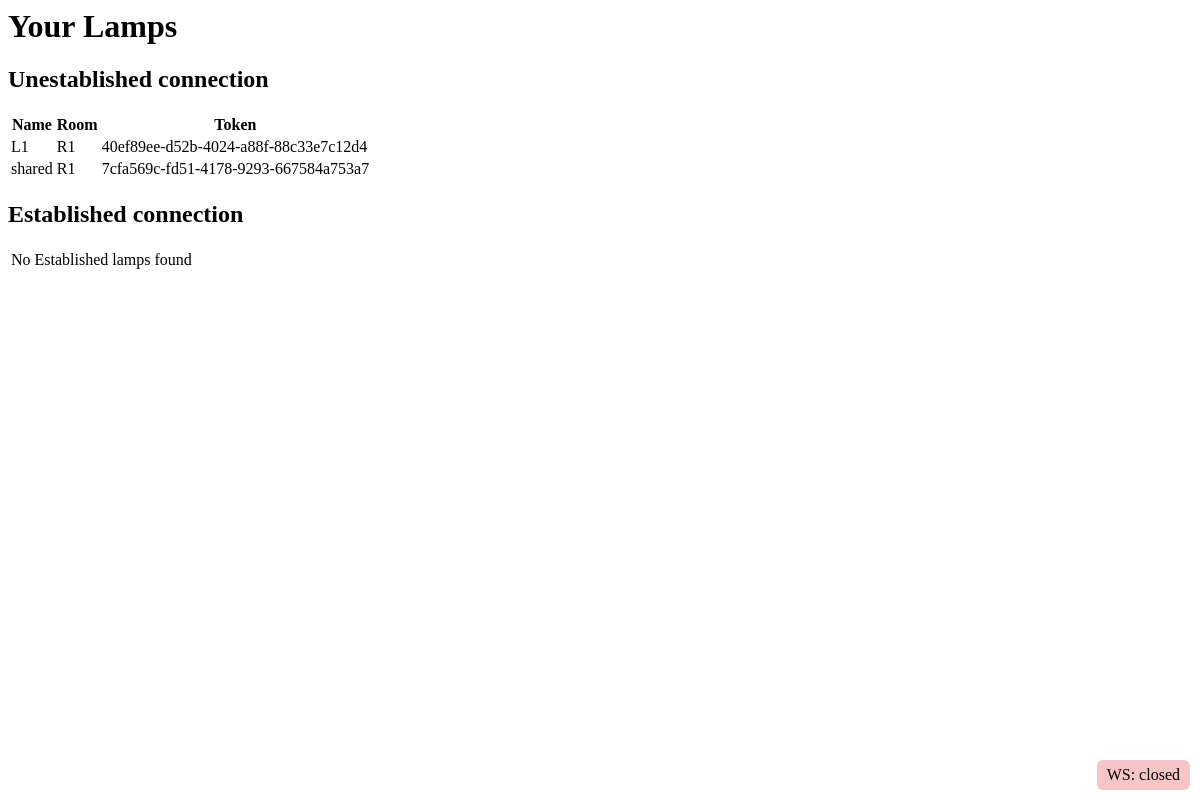
The app's page /Profile/ (signed in), older data.
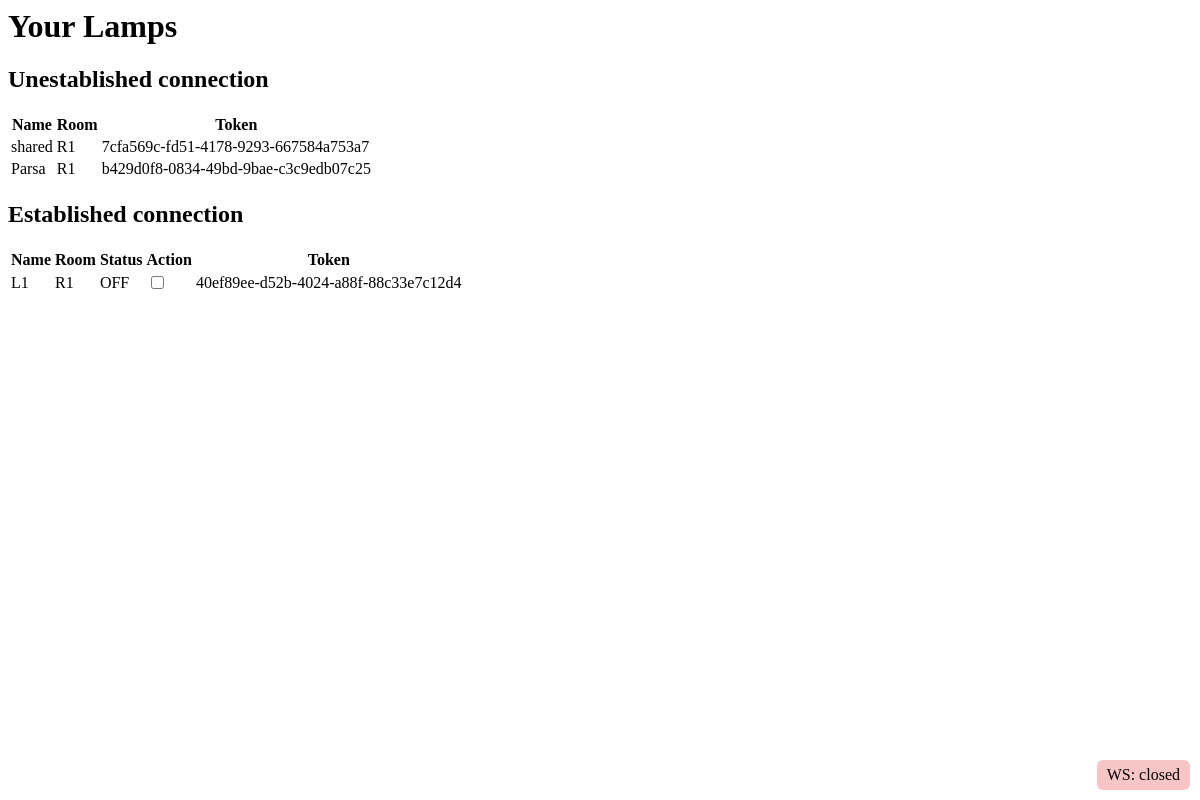
The same page, newer data.
### Places_Lamp/models.py (models this page shows, shortened)
class Lamp(models.Model):
    name = models.CharField(max_length=255 , blank=True , unique=True)
    status = models.BooleanField(default=False)  # True = on, False = off
    connection = models.BooleanField(default=False) # connection is false until we recive msg ESP connected
    room = models.ForeignKey(Room, on_delete=models.CASCADE, related_name='lamps')
    shared_with = models.ManyToManyField(
        settings.AUTH_USER_MODEL,
        blank=True,
        related_name="shared_lamps"
    )# we can have multy access
    token = models.UUIDField(default=uuid.uuid4, editable=False, unique=True)  # 🔒 secret key
    class Meta:
        unique_together = ("room", "name")  # avoid global uniqueness clash

class Room(models.Model):
    name = models.CharField(max_length=255 , blank=True , unique=True)
    home = models.ForeignKey(Home, on_delete=models.CASCADE, related_name='rooms')

### Places_Lamp/views.py (the view)
# urls.py: path("" , views.Profile.as_view() , name="profile"),
class Profile(LoginRequiredMixin, View) :
    template_name = 'Places_Lamp/profile.html'
    def get(self, request):
        owned_homes = request.user.places.all()
        owned_lamps = []
        for home in owned_homes:
            for room in home.rooms.all():
                owned_lamps.extend(list(room.lamps.all()))
        shared_lamps = request.user.shared_lamps.all()
        established_lamps , unestablished_lamps = [] , []
        for lamp in (owned_lamps+list(shared_lamps)) :
            if lamp.connection == True :
                established_lamps.append(lamp)
            else :
                unestablished_lamps.append(lamp)
        return render(request, self.template_name, {"established_lamps": established_lamps , "unestablished_lamps" : unestablished_lamps})

### templates/Places_Lamp/profile.html (shortened to what this page needs)
<h1>Your Lamps</h1>
<h2>Unestablished connection</h2>
<table id="unestablished-table">
  {% if unestablished_lamps|length %}
  <thead>
    <tr><th>Name</th><th>Room</th><th>Token</th></tr>
  </thead>
  {% endif %}
  <tbody>
    {% for lamp in unestablished_lamps %}
    <tr data-token="{{ lamp.token }}" id="lamp-{{ lamp.id }}">
      <td>{{ lamp.name }}</td>
      <td>{{ lamp.room.name }}</td>
      <td >{{ lamp.token }}</td>
    </tr>
    {% empty %}
    <tr><td colspan="4">No Unstablished lamps found</td></tr>
    {% endfor %}
  </tbody>
</table>
<h2>Established connection</h2>
<table id="established-table">
  {% if established_lamps|length  %}
  <thead>
    <tr><th>Name</th><th>Room</th><th>Status</th><th>Action</th><th>Token</th></tr>
  </thead>
  {% endif %}
  <tbody>
    {% for lamp in established_lamps %}
    <tr data-token="{{ lamp.token }}" id="lamp-{{ lamp.id }}">
      <td>{{ lamp.name }}</td>
      <td>{{ lamp.room.name }}</td>
      <td class="status">{% if lamp.status %} ON {% else %} OFF {% endif %}</td>
            <td>
        <label>
          <input type="checkbox" class="toggle-checkbox" {% if lamp.status %}checked{% endif %} />
        </label>
      </td>
      <td >{{ lamp.token }}</td>
    </tr>
    {% empty %}
    <tr><td colspan="4">No Established lamps found</td></tr>
    {% endfor %}
  </tbody>
</table>

Row changes from the older to the newer data that the page shows:
added Lamp: name "Parsa", room.name "R1", token "b429d0f8-0834-49bd-9bae-c3c9edb07c25", shown under "Unestablished connection"
changed Lamp "40ef89ee-d52b-4024-a88f-88c33e7c12d4": moves from the list under "Unestablished connection" to the list under "Established connection"
Text that changed along with them:
text no longer shown: "No Established lamps found"
text now shown: "Name Room Status Action Token"
